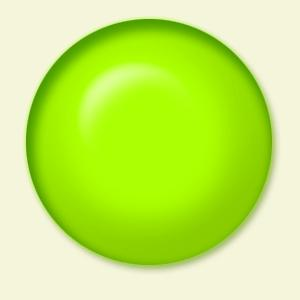
#> input picture python/opencv/ball.jpg, 300 x 300 px
$ python opencv_18_Hough_transform.py
#> lines starting #> are read from the running program, lines starting #| are printed output that depends on the picture; after the words box and inside, x2 and y2 are one past the last pixel; in counts of white or black regions, pixels touching at a corner belong together
#!/usr/bin/env python3
# -*- coding: utf-8 -*-
"""
Created on Sat Dec  1 17:21:02 2018

@author: xsxsz
"""

import cv2
import numpy as np
import matplotlib.pyplot as plt

img=cv2.imread('ball.jpg')
#> img is the input picture: shape (300, 300, 3); mean B, G, R 104, 236.5, 195.5
drawing=np.zeros(img.shape[:],dtype=np.uint8)
gray = cv2.cvtColor(img, cv2.COLOR_BGR2GRAY)
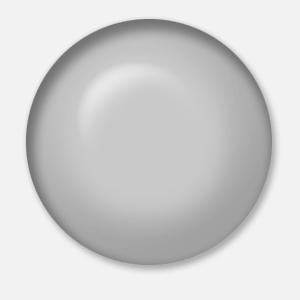
#> gray: shape (300, 300); min 102, max 251, mean 209.1
edges = cv2.Canny(gray, 50, 150)
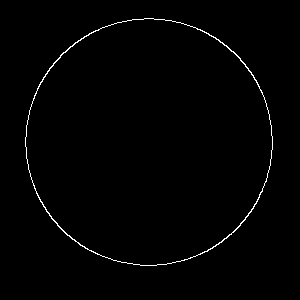
#> edges: shape (300, 300); 1% white in thin lines or dots, all inside (x1, y1, x2, y2) = (25, 18, 273, 266)
#plt.imshow(edges)
circles=cv2.HoughCircles(edges,cv2.HOUGH_GRADIENT,1,10,param2=20)
#> circles = 31 rows, first 8: [148.5, 141.5, 122.1], [139.5, 133.5, 133.9], [148.5, 151.5, 114.3], [152.5, 130.5, 133.6], [138.5, 145.5, 132.8], [158.5, 144.5, 132.3], [143.5, 121.5, 142.6], [129.5, 153.5, 144.2]
circles = np.int0(np.around(circles))
#> circles = 31 rows, first 8: [148, 142, 122], [140, 134, 134], [148, 152, 114], [152, 130, 134], [138, 146, 133], [158, 144, 132], [144, 122, 143], [130, 154, 144]
for i in circles[0, :]:
    cv2.circle(drawing, (i[0], i[1]), i[2], (0, 255, 0), 2)
    cv2.circle(drawing, (i[0], i[1]), 2, (0, 0, 255), 3)
#> this loop made 31 passes
#> i on passes 1 to 12: [148, 142, 122], [140, 134, 134], [148, 152, 114], [152, 130, 134], [138, 146, 133], [158, 144, 132], [144, 122, 143], [130, 154, 144], [128, 136, 143], [160, 122, 144], [154, 162, 142], [174, 142, 100]
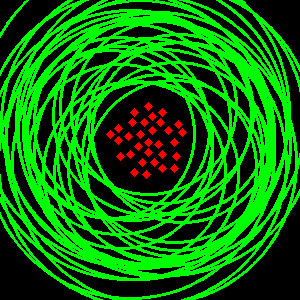
#> drawing: shape (300, 300, 3); mean of channels 0, 1, 2 0, 111.3, 3.6; drawn as B, G, R

plt.imshow(drawing)

$ run again, with python/opencv/chair.jpg copied over python/opencv/ball.jpg
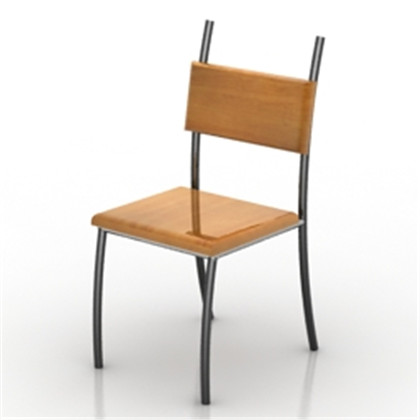
#> input picture python/opencv/chair.jpg, 420 x 420 px
#> img is the input picture: shape (420, 420, 3); mean B, G, R 222.1, 227.6, 233.1
#> `edges = cv2.Canny(gray, 50, 150)`:
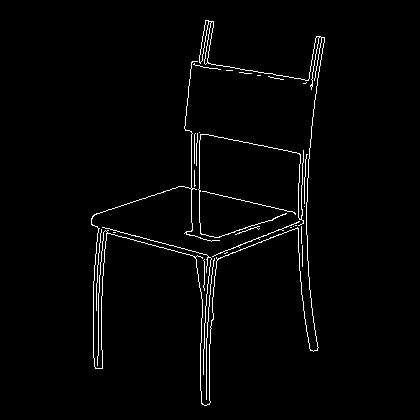
#> edges: shape (420, 420); 2% white in thin lines or dots, all inside (x1, y1, x2, y2) = (91, 20, 325, 406)
#> `circles=cv2.HoughCircles(edges,cv2.HOUGH_GRADIENT,1,10,param2=20)`: circles = 334 rows, first 8: [210.5, 159.5, 96.4], [147.5, 305.5, 65.5], [226.5, 149.5, 83.9], [339.5, 340.5, 139.7], [167.5, 88.5, 156], [125.5, 320.5, 86.1], [248.5, 186.5, 56.8], [354.5, 333.5, 154.5]
#> `circles = np.int0(np.around(circles))`: circles = 334 rows, first 8: [210, 160, 96], [148, 306, 66], [226, 150, 84], [340, 340, 140], [168, 88, 156], [126, 320, 86], [248, 186, 57], [354, 334, 154]
#> the loop `for i in circles[0, :]:` made 334 passes
#> after the loop `for i in circles[0, :]:`:
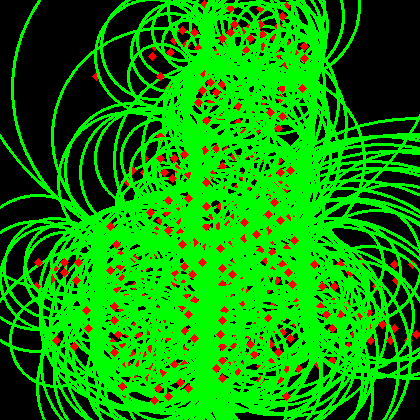
#> drawing: shape (420, 420, 3); mean of channels 0, 1, 2 0, 145, 10.8; drawn as B, G, R
